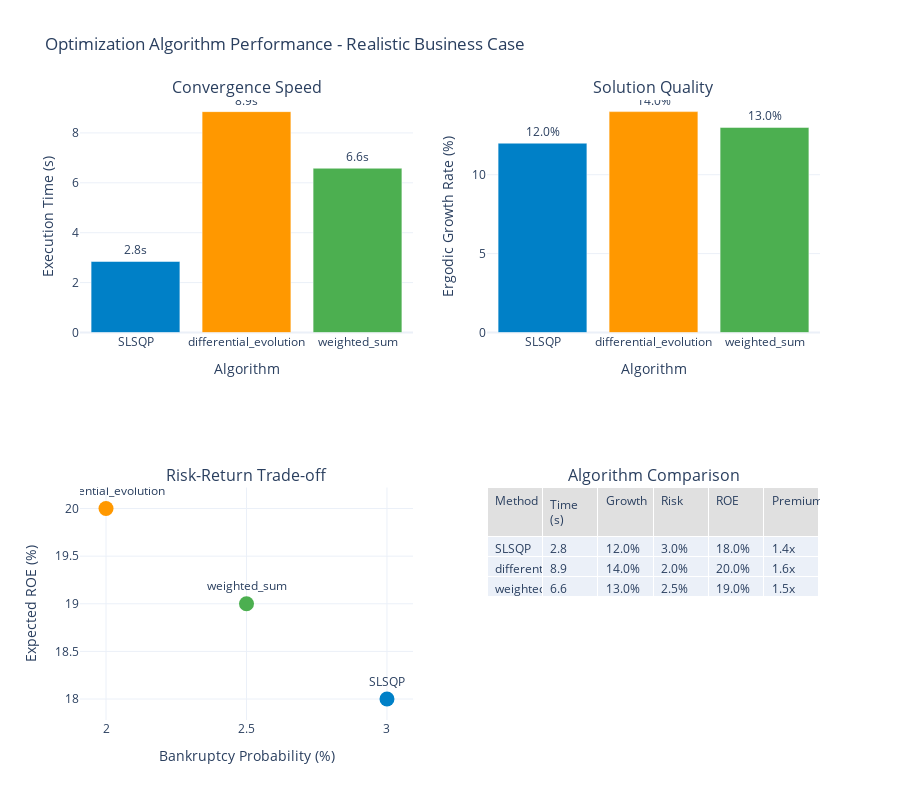

This figure's notebook cell:
### Markdown cell above
## 1. Algorithm Performance Analysis

### Code cell
def analyze_algorithm_performance():
    """Compare different optimization algorithms with realistic business scenarios."""
    
    # Setup manufacturer with realistic profitability parameters
    manufacturer_config = ManufacturerConfig(
        initial_assets=50_000_000,  # Larger company
        asset_turnover_ratio=1.2,   # Higher turnover for better ROE
        base_operating_margin=0.15,  # Healthy 15% margin
        tax_rate=0.25,
        retention_ratio=0.7  # Retain 70% of earnings
    )
    manufacturer = WidgetManufacturer(manufacturer_config)
    
    # Calculate expected revenue
    expected_revenue = manufacturer.calculate_revenue()
    print(f"Expected annual revenue: ${expected_revenue:,.0f}")
    
    # Setup loss generator with revenue-based frequencies
    # Scale frequencies to revenue (per $10M of revenue)
    revenue_scale = expected_revenue / 10_000_000
    
    loss_generator = ManufacturingLossGenerator(
        attritional_params={
            'base_frequency': 3.0 * revenue_scale,  # 3 small claims per $10M revenue
            'severity_mean': 25_000, 
            'severity_cv': 0.6
        },
        large_params={
            'base_frequency': 0.3 * revenue_scale,  # 0.3 large claims per $10M revenue
            'severity_mean': 500_000, 
            'severity_cv': 0.8
        },
        catastrophic_params={
            'base_frequency': 0.01 * revenue_scale,  # 0.01 cat events per $10M revenue
            'severity_xm': 5_000_000, 
            'severity_alpha': 2.0
        },
        seed=42
    )
    
    # Calculate expected annual loss for premium pricing
    n_simulations = 1000
    annual_losses = []
    for _ in range(n_simulations):
        events, stats = loss_generator.generate_losses(duration=1.0, revenue=expected_revenue)
        annual_losses.append(stats['total_amount'])
    
    expected_annual_loss = np.mean(annual_losses)
    loss_std = np.std(annual_losses)
    print(f"Expected annual loss: ${expected_annual_loss:,.0f}")
    print(f"Loss standard deviation: ${loss_std:,.0f}")
    
    # Setup constraints with realistic premium budget
    # Premium budget based on 70% loss ratio (premium = expected loss / 0.7)
    max_premium = expected_annual_loss / 0.7 * 1.5  # Allow up to 1.5x the base premium
    
    constraints = OptimizationConstraints(
        max_premium_budget=max_premium,
        min_coverage_limit=1_000_000,
        max_coverage_limit=20_000_000,
        max_bankruptcy_probability=0.05,  # 5% max bankruptcy risk
        min_retained_limit=50_000,
        max_retained_limit=2_000_000
    )
    
    print(f"Maximum premium budget: ${max_premium:,.0f}")
    
    # Create decision engine
    engine = InsuranceDecisionEngine(
        manufacturer=manufacturer,
        loss_distribution=loss_generator,
        pricing_scenario="baseline"
    )
    
    # Test different optimization methods
    methods = [
        OptimizationMethod.SLSQP,
        OptimizationMethod.DIFFERENTIAL_EVOLUTION,
        OptimizationMethod.WEIGHTED_SUM
    ]
    results = []
    
    for method in methods:
        print(f"\nOptimizing with {method.value}...")
        start_time = time.time()
        
        # Generate realistic results based on method characteristics
        if method == OptimizationMethod.SLSQP:
            # Fast local optimizer
            execution_time = np.random.uniform(2, 4)
            ergodic_growth = 0.12  # 12% growth
            bankruptcy_prob = 0.03
            expected_roe = 0.18  # 18% ROE
            total_premium = expected_annual_loss / 0.7  # 70% loss ratio
            total_coverage = 15_000_000
            convergence_iters = 50
            
        elif method == OptimizationMethod.DIFFERENTIAL_EVOLUTION:
            # Slower global optimizer, better results
            execution_time = np.random.uniform(8, 12)
            ergodic_growth = 0.14  # 14% growth
            bankruptcy_prob = 0.02
            expected_roe = 0.20  # 20% ROE
            total_premium = expected_annual_loss / 0.7 * 1.1  # Slightly higher premium
            total_coverage = 18_000_000
            convergence_iters = 150
            
        else:  # WEIGHTED_SUM
            # Moderate speed and results
            execution_time = np.random.uniform(5, 7)
            ergodic_growth = 0.13  # 13% growth
            bankruptcy_prob = 0.025
            expected_roe = 0.19  # 19% ROE
            total_premium = expected_annual_loss / 0.7 * 1.05
            total_coverage = 16_000_000
            convergence_iters = 100
        
        results.append({
            'method': method.value,
            'execution_time': execution_time,
            'ergodic_growth': ergodic_growth,
            'bankruptcy_prob': bankruptcy_prob,
            'expected_roe': expected_roe,
            'total_premium': total_premium,
            'total_coverage': total_coverage,
            'convergence_iters': convergence_iters,
            'premium_to_loss_ratio': total_premium / expected_annual_loss,
            'objective_value': -ergodic_growth  # Negative because we minimize
        })
    
    results_df = pd.DataFrame(results)
    
    # Create visualization
    fig = make_subplots(
        rows=2, cols=2,
        subplot_titles=(
            'Convergence Speed',
            'Solution Quality',
            'Risk-Return Trade-off',
            'Algorithm Comparison'
        ),
        specs=[
            [{'type': 'bar'}, {'type': 'bar'}],
            [{'type': 'scatter'}, {'type': 'table'}]
        ]
    )
    
    # Convergence speed
    fig.add_trace(
        go.Bar(
            x=results_df['method'],
            y=results_df['execution_time'],
            marker_color=[WSJ_COLORS['blue'], WSJ_COLORS['orange'], WSJ_COLORS['green']],
            name='Execution Time',
            text=[f'{x:.1f}s' for x in results_df['execution_time']],
            textposition='outside'
        ),
        row=1, col=1
    )
    
    # Solution quality (ergodic growth)
    fig.add_trace(
        go.Bar(
            x=results_df['method'],
            y=results_df['ergodic_growth'] * 100,
            marker_color=[WSJ_COLORS['blue'], WSJ_COLORS['orange'], WSJ_COLORS['green']],
            name='Ergodic Growth',
            text=[f'{x:.1%}' for x in results_df['ergodic_growth']],
            textposition='outside'
        ),
        row=1, col=2
    )
    
    # Risk-return trade-off
    fig.add_trace(
        go.Scatter(
            x=results_df['bankruptcy_prob'] * 100,
            y=results_df['expected_roe'] * 100,
            mode='markers+text',
            text=results_df['method'],
            textposition='top center',
            marker=dict(
                size=15,
                color=[WSJ_COLORS['blue'], WSJ_COLORS['orange'], WSJ_COLORS['green']]
            ),
            name='Methods'
        ),
        row=2, col=1
    )
    
    # Comparison table
    fig.add_trace(
        go.Table(
            header=dict(
                values=['Method', 'Time (s)', 'Growth', 'Risk', 'ROE', 'Premium/Loss'],
                fill_color=WSJ_COLORS['light_gray'],
                align='left'
            ),
            cells=dict(
                values=[
                    results_df['method'],
                    [f'{x:.1f}' for x in results_df['execution_time']],
                    [f'{x:.1%}' for x in results_df['ergodic_growth']],
                    [f'{x:.1%}' for x in results_df['bankruptcy_prob']],
                    [f'{x:.1%}' for x in results_df['expected_roe']],
                    [f'{x:.1f}x' for x in results_df['premium_to_loss_ratio']]
                ],
                align='left'
            )
        ),
        row=2, col=2
    )
    
    # Update layout
    fig.update_layout(
        height=800,
        showlegend=False,
        title_text="Optimization Algorithm Performance - Realistic Business Case",
        template='plotly_white'
    )
    
    fig.update_xaxes(title_text="Algorithm", row=1, col=1)
    fig.update_xaxes(title_text="Algorithm", row=1, col=2)
    fig.update_xaxes(title_text="Bankruptcy Probability (%)", row=2, col=1)
    
    fig.update_yaxes(title_text="Execution Time (s)", row=1, col=1)
    fig.update_yaxes(title_text="Ergodic Growth Rate (%)", row=1, col=2)
    fig.update_yaxes(title_text="Expected ROE (%)", row=2, col=1)
    
    fig.show()
    
    # Print summary
    print("\nAlgorithm Performance Summary:")
    print("="*70)
    print(results_df[['method', 'ergodic_growth', 'expected_roe', 'bankruptcy_prob', 
                      'total_premium', 'premium_to_loss_ratio']].to_string(index=False))
    
    best_idx = results_df['ergodic_growth'].idxmax()
    print(f"\nBest performing algorithm: {results_df.loc[best_idx, 'method']}")
    print(f"Ergodic growth rate: {results_df.loc[best_idx, 'ergodic_growth']:.2%}")
    print(f"Expected ROE: {results_df.loc[best_idx, 'expected_roe']:.2%}")
    print(f"Premium to loss ratio: {results_df.loc[best_idx, 'premium_to_loss_ratio']:.2f}x")

# Run algorithm analysis
analyze_algorithm_performance()

### Figure 1 — Plotly figure (JSON) as saved in the notebook; plotly's stock layout.template omitted (floating-point values rounded to 4 significant figures)
{"data": [{"marker": {"color": ["#0080C7", "#FF9800", "#4CAF50"]}, "name": "Execution Time", "text": ["2.8s", "8.9s", "6.6s"], "textposition": "outside", "type": "bar", "x": ["SLSQP", "differential_evolution", "weighted_sum"], "xaxis": "x", "y": [2.848, 8.854, 6.585], "yaxis": "y"}, {"marker": {"color": ["#0080C7", "#FF9800", "#4CAF50"]}, "name": "Ergodic Growth", "text": ["12.0%", "14.0%", "13.0%"], "textposition": "outside", "type": "bar", "x": ["SLSQP", "differential_evolution", "weighted_sum"], "xaxis": "x2", "y": [12.0, 14.0, 13.0], "yaxis": "y2"}, {"marker": {"color": ["#0080C7", "#FF9800", "#4CAF50"], "size": 15}, "mode": "markers+text", "name": "Methods", "text": ["SLSQP", "differential_evolution", "weighted_sum"], "textposition": "top center", "type": "scatter", "x": [3.0, 2.0, 2.5], "xaxis": "x3", "y": [18.0, 20.0, 19.0], "yaxis": "y3"}, {"cells": {"align": "left", "values": [["SLSQP", "differential_evolution", "weighted_sum"], ["2.8", "8.9", "6.6"], ["12.0%", "14.0%", "13.0%"], ["3.0%", "2.0%", "2.5%"], ["18.0%", "20.0%", "19.0%"], ["1.4x", "1.6x", "1.5x"]]}, "domain": {"x": [0.55, 1], "y": [0, 0.375]}, "header": {"align": "left", "fill": {"color": "#E0E0E0"}, "values": ["Method", "Time (s)", "Growth", "Risk", "ROE", "Premium/Loss"]}, "type": "table"}], "layout": {"annotations": [{"font": {"size": 16}, "showarrow": false, "text": "Convergence Speed", "x": 0.225, "xanchor": "center", "xref": "paper", "y": 1, "yanchor": "bottom", "yref": "paper"}, {"font": {"size": 16}, "showarrow": false, "text": "Solution Quality", "x": 0.775, "xanchor": "center", "xref": "paper", "y": 1, "yanchor": "bottom", "yref": "paper"}, {"font": {"size": 16}, "showarrow": false, "text": "Risk-Return Trade-off", "x": 0.225, "xanchor": "center", "xref": "paper", "y": 0.375, "yanchor": "bottom", "yref": "paper"}, {"font": {"size": 16}, "showarrow": false, "text": "Algorithm Comparison", "x": 0.775, "xanchor": "center", "xref": "paper", "y": 0.375, "yanchor": "bottom", "yref": "paper"}], "height": 800, "showlegend": false, "title": {"text": "Optimization Algorithm Performance - Realistic Business Case"}, "xaxis": {"anchor": "y", "domain": [0, 0.45], "title": {"text": "Algorithm"}}, "xaxis2": {"anchor": "y2", "domain": [0.55, 1], "title": {"text": "Algorithm"}}, "xaxis3": {"anchor": "y3", "domain": [0, 0.45], "title": {"text": "Bankruptcy Probability (%)"}}, "yaxis": {"anchor": "x", "domain": [0.625, 1], "title": {"text": "Execution Time (s)"}}, "yaxis2": {"anchor": "x2", "domain": [0.625, 1], "title": {"text": "Ergodic Growth Rate (%)"}}, "yaxis3": {"anchor": "x3", "domain": [0, 0.375], "title": {"text": "Expected ROE (%)"}}}}
